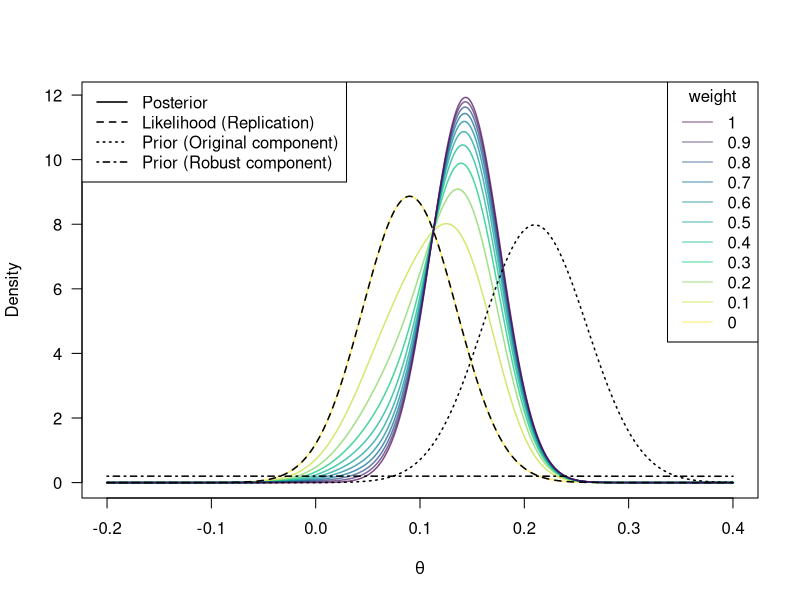
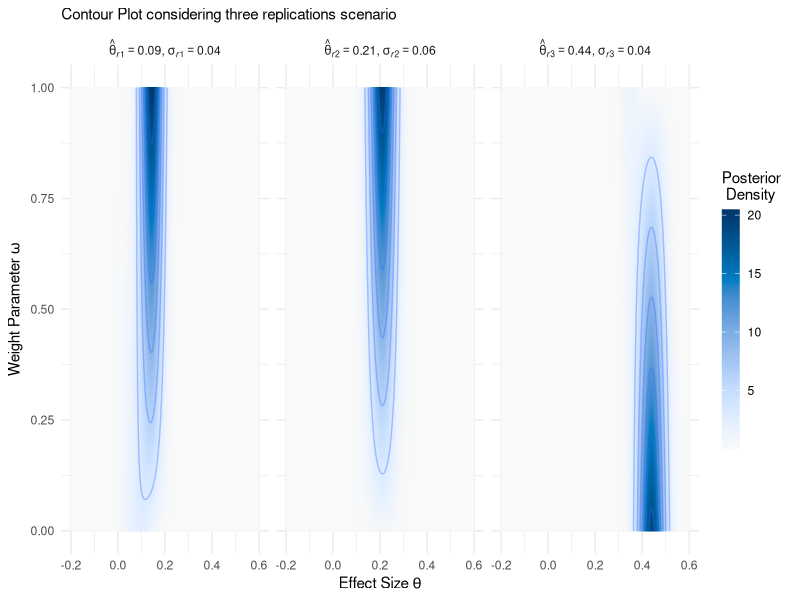
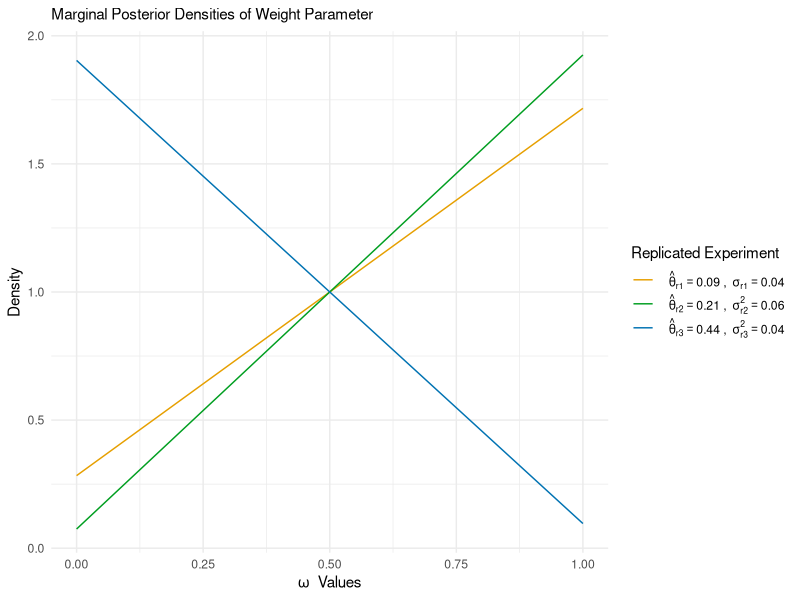
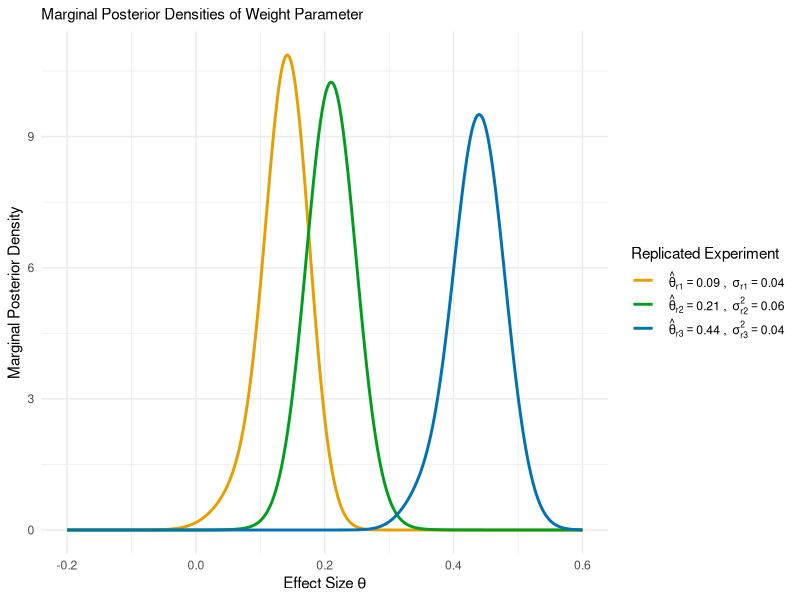

The R source for these figures, in order:
#   ____________________________________________________________________________
#   Libraries                                                               ####

library(ggplot2)
library(ggpubr)
library(colorspace)


#   ____________________________________________________________________________
#   Fixed Weights                                                           ####

normConst <- function(tr, sr, to, so, null, priorsd, x, y) {
  intFun <- function(w) {
    (w*dnorm(x = tr, mean = to, sd = sqrt(so^2 + sr^2)) +
       (1 - w)*dnorm(x = tr, mean = null, sd = sqrt(priorsd^2 + sr^2)))*dbeta(x = w, shape1 = x, shape2 = y)
  }
  res <- try(integrate(f = intFun, lower = 0, upper = 1)$value)
  if (inherits(res, "try-error")) {
    out <- NaN
  } else {
    out <- res
  }
  return(out)
}


## posterior of theta conditional on w
rmapPost <- function(theta, w,  tr, sr, to, so, null, priorsd, x, y) {
  v1 <- 1/(1/so^2 + 1/sr^2)
  m1 <- (to/so^2 + tr/sr^2)*v1
  v2 <- 1/(1/priorsd^2 + 1/sr^2)
  m2 <- (null/priorsd^2 + tr/sr^2)*v2
  bf <- dnorm(x = tr, mean = to, sd = sqrt(sr^2 + so^2))/
    dnorm(x = tr, mean = null, sd = sqrt(sr^2 + priorsd^2))
  wUpdate <- 1/(1 + (1/w - 1)/bf)                     # Update based on the BF ?
  wUpdate*dnorm(x = theta, mean = m1, sd = sqrt(v1)) +
    (1 - wUpdate)*dnorm(x = theta, mean = m2, sd = sqrt(v2))
}

to <- 0.21
so <- 0.05
tr <- 0.09
sr <- 0.045
null <- 0
priorsd <- 2
wseq <- seq(0, 1, 0.1)
thetaseq <- seq(-0.2, 0.4, length.out = 500)
postdens <- sapply(X = wseq, FUN = function(w) {
  rmapPost(theta = thetaseq, tr = tr, sr = sr, to = to, so = so,
           null = null, priorsd = priorsd, w = w)})


# intFun <- function(x) {
#     rmapPost(theta = x, tr = tr, sr = sr, to = to, so = so,
#              null = null, priorsd = priorsd, w = w)
# }
# integrate(f = intFun, lower = -Inf, upper = Inf)

cols <- hcl.colors(n = length(wseq), palette = "Viridis", alpha = 0.7, rev = TRUE)
matplot(thetaseq, postdens, type = "l", xlab = bquote(theta), ylab = "Density",
        las = 1, lty = 1, lwd = 1.5, col = cols)
lines(thetaseq, dnorm(x = tr, mean = thetaseq, sd = sr), lty = 2, lwd = 1.5)
lines(thetaseq, dnorm(x = thetaseq, mean = to, sd = so), lty = 3, lwd = 1.5)
lines(thetaseq, dnorm(x = thetaseq, mean = null, sd = priorsd), lty = 4, lwd = 1.5)
legend("topleft", c("Posterior", "Likelihood (Replication)",
                    "Prior (Original component)", "Prior (Robust component)"),
       lty = c(1, 2, 3, 4), lwd = 1.5)
legend("topright", legend = rev(wseq), lty = 1, col = rev(cols), title="weight")




#   ____________________________________________________________________________
#   Random Weights                                                          ####


##  ............................................................................
##  Normalizing Constant Function                                           ####

normConst <- function(tr, sr, to, so, null, priorsd, x, y) {
  intFun <- function(w) {
    (w*dnorm(x = tr, mean = to, sd = sqrt(so^2 + sr^2)) +
       (1 - w)*dnorm(x = tr, mean = null, sd = sqrt(priorsd^2 + sr^2)))*dbeta(x = w, shape1 = x, shape2 = y)
  }
  res <- try(integrate(f = intFun, lower = 0, upper = 1)$value)
  if (inherits(res, "try-error")) {
    out <- NaN
  } else {
    out <- res
  }
  return(out)
}


##  ............................................................................
##  Posterior Density                                                       ####

rmapPost <- function(theta, w,  tr, sr, to, so, null, priorsd, x, y) {
    num_post <- dnorm( x = tr, mean = theta, sd =  sr)*(w * dnorm( x = theta, mean = to, sd = so) +
      (1 - w) * dnorm(x = theta, mean = null, sd = priorsd)) * dbeta(x = w, shape1 = x, shape2 = y)
    den_post <- normConst(tr, sr, to, so, null, priorsd, x, y)
    joint_post <- num_post/den_post
    return(joint_post)
}




##  ............................................................................
##  Parameter Setting                                                       ####

# Original and Replicated Studies
to <- 0.21
so <- 0.05
tr <- c(0.09, 0.21, 0.44)
sr <- c(0.045, 0.06, 0.04)
null <- 0
priorsd <- 2

# Parameter Grid
n_weights <- 300
n_theta <- 300
wseq <- seq(0, 1, length.out = n_weights)
thetaseq <- seq(-0.2, 0.6, length.out = n_theta)
par_grid <- expand.grid(omega = wseq, theta = thetaseq)

# Uniform Prior 
alpha <- 1
beta <- 1

 
##  ............................................................................
##  Joint Posterior                                                         ####

postdens <- rmapPost(theta = par_grid$theta, w = par_grid$omega, tr = tr[1], sr = sr[1], to = to, so = so,
           null = null, priorsd = priorsd, x = alpha, y = beta)

postdens_wrapper <- do.call("rbind", lapply(X = seq(1:length(tr)), FUN = function(index) {
  post_dens <- rmapPost(
    theta = par_grid$theta,
    w = par_grid$omega,
    tr = tr[index],
    sr = sr[index],
    to = to,
    so = so,
    null = null,
    priorsd = priorsd,
    x = alpha,
    y = beta
  )
  par_grid$tr <- tr[index]
  par_grid$sr <- sr[index]
  par_grid$rep_number <- index
  par_grid$density <- post_dens
  return(par_grid)
}))


##  ............................................................................
##  Contour plot of joint posterior                                         ####

postdens_wrapper$rep_setting <-paste0( "{hat(theta)[italic('r')*",
                                    postdens_wrapper$rep_number,
                                    "] == ",
                                    round(postdens_wrapper$tr, 2),
                                    "}*',' ~ sigma[italic('r')*",
                                    postdens_wrapper$rep_number,
                                    "] == ",
                                    round(postdens_wrapper$sr, 2)
                                  )

plot_joint <- ggplot(data = postdens_wrapper, aes(x = theta, y = omega, fill = density)) +
  facet_wrap(~ rep_setting, labeller = label_parsed) +
  geom_raster(interpolate = TRUE) +
  geom_contour(aes(z = density), breaks = seq(0, 24, 3),  alpha = 0.35, size = 0.5) +
  scale_fill_continuous_sequential(palette = "Blues 3", rev = TRUE) +
  labs(
    subtitle = "Contour Plot considering three replications scenario",
    x = bquote("Effect Size" ~ theta),
    y = bquote("Weight Parameter" ~ omega),
    fill = "Posterior \n Density"
  ) +
  guides(fill = guide_colorbar(barheight = 12, barwidth = 0.9, title.position = "top")) +
  theme_minimal()

print(plot_joint)



##  ............................................................................
##  Marginal Posterior for w                                                ####

m_post_weights <- function(w, tr, sr, to, so, null, priorsd, x, y) {
  num_post_weights <-  (w*dnorm(x = tr, mean = to, sd = sqrt(so^2 + sr^2)) +
                       (1 - w)*dnorm(x = tr, mean = null, sd = sqrt(priorsd^2 + sr^2)))*dbeta(x = w, shape1 = x, shape2 = y)
  den_post_weights <- normConst(tr, sr, to, so, null, priorsd, x, y)
  m_post <- num_post_weights/den_post_weights
  return(m_post)
}

# m_postdens_w_wrapper <- do.call("rbind", lapply(X = seq(1:length(tr)), FUN = function(index) {
#   m_post_dens <- m_post_weights(
#     w = par_grid$omega,
#     tr = tr[index],
#     sr = sr[index],
#     to = to,
#     so = so,
#     null = null,
#     priorsd = priorsd,
#     x = alpha,
#     y = beta
#   )
#   par_grid$density_weights <- m_post_dens
#   par_grid$rep_number <- index
#   return(par_grid)
# }))


rep_number <- c(1,2,3)

weights_m_post <- do.call("rbind", lapply(X = seq(1:length(tr)), FUN = function(index) {
  marg_p_dens <- m_post_weights(w = wseq,
                          tr = tr[index],
                          sr = sr[index],
                          to = to,
                          so = so,
                          null = null,
                          priorsd = priorsd,
                          x = alpha,
                          y = beta
                        )
  out <- data.frame(x = wseq, density = marg_p_dens, rep_exp = rep_number[index],
                    parameter = "'Weight parameter' ~ omega", tr = tr[index], sr = sr[index])
  return(out)
}))
# 
# weights_m_post$rep_setting <-paste0( "{hat(theta)[italic('r')*",
#                                        postdens_wrapper$rep_number,
#                                        "] == ",
#                                        round(postdens_wrapper$tr, 2),
#                                        "}*',' ~ sigma[italic('r')*",
#                                        postdens_wrapper$rep_number,
#                                        "] == ",
#                                        round(postdens_wrapper$sr, 2)
# )


ggplot(data=weights_m_post, aes(x=x, y=density, group=rep_exp, color=factor(rep_exp))) +
  geom_line() +
  scale_color_manual(
    values = c("1" = "#E69F00", "2" = "#009E20", "3" = "#0072B2"),
    labels = c(expression(" "~hat(theta)[r*1] == 0.09 ~ ", " ~ sigma[r*1] == 0.04),
               expression(" "~hat(theta)[r * 2] == 0.21 ~ ", " ~ sigma[r*2]^2 == 0.06),
               expression(" "~hat(theta)[r * 3] == 0.44 ~ ", " ~ sigma[r*3]^2 == 0.04)))+
  labs(
    subtitle = "Marginal Posterior Densities of Weight Parameter",
    x = expression(omega~" Values"),
    y = "Density"
  ) +
  theme_minimal() +
  guides(color=guide_legend(title="Replicated Experiment")) 




##  ............................................................................
##  Marginal Posterior for theta                                            ####


m_post_theta <- function(theta, tr, sr, to, so, null, priorsd, x, y) {
    mean_beta <- x / (x + y)
    num_post_weights <- dnorm(x = tr, mean = theta, sd = sr) * (mean_beta * 
        (dnorm(x = theta, mean = to, sd = so) - dnorm(x = theta, mean = null, sd = priorsd))
       + dnorm(x = theta, mean = null, sd = priorsd))
    den_post_weights <- normConst(tr, sr, to, so, null, priorsd, x, y)
    m_post <- num_post_weights / den_post_weights
    return(m_post)
  }




theta_m_post <- do.call("rbind", lapply(X = seq(1:length(tr)), FUN = function(index) {
  marg_p_dens <- m_post_theta(  theta = thetaseq,
                                tr = tr[index],
                                sr = sr[index],
                                to = to,
                                so = so,
                                null = null,
                                priorsd = priorsd,
                                x = alpha,
                                y = beta
  )
  out <- data.frame(x = thetaseq, density = marg_p_dens, rep_exp = rep_number[index],
                    parameter = "'Weight parameter' ~ omega", tr = tr[index], sr = sr[index])
  return(out)
}))


ggplot(data=theta_m_post, aes(x=x, y=density, group=rep_exp, color=factor(rep_exp))) +
  geom_line(size = 1.0) +
  scale_color_manual(
    values = c("1" = "#E69F00", "2" = "#009E20", "3" = "#0072B2"),
    labels = c(expression(" "~hat(theta)[r*1] == 0.09 ~ ", " ~ sigma[r*1] == 0.04),
               expression(" "~hat(theta)[r * 2] == 0.21 ~ ", " ~ sigma[r*2]^2 == 0.06),
               expression(" "~hat(theta)[r * 3] == 0.44 ~ ", " ~ sigma[r*3]^2 == 0.04)))+
  labs(
    subtitle = "Marginal Posterior Densities of Weight Parameter",
    x = expression("Effect Size"~theta),
    y = "Marginal Posterior Density"
  ) +
  theme_minimal() +
  guides(color=guide_legend(title="Replicated Experiment")) 

